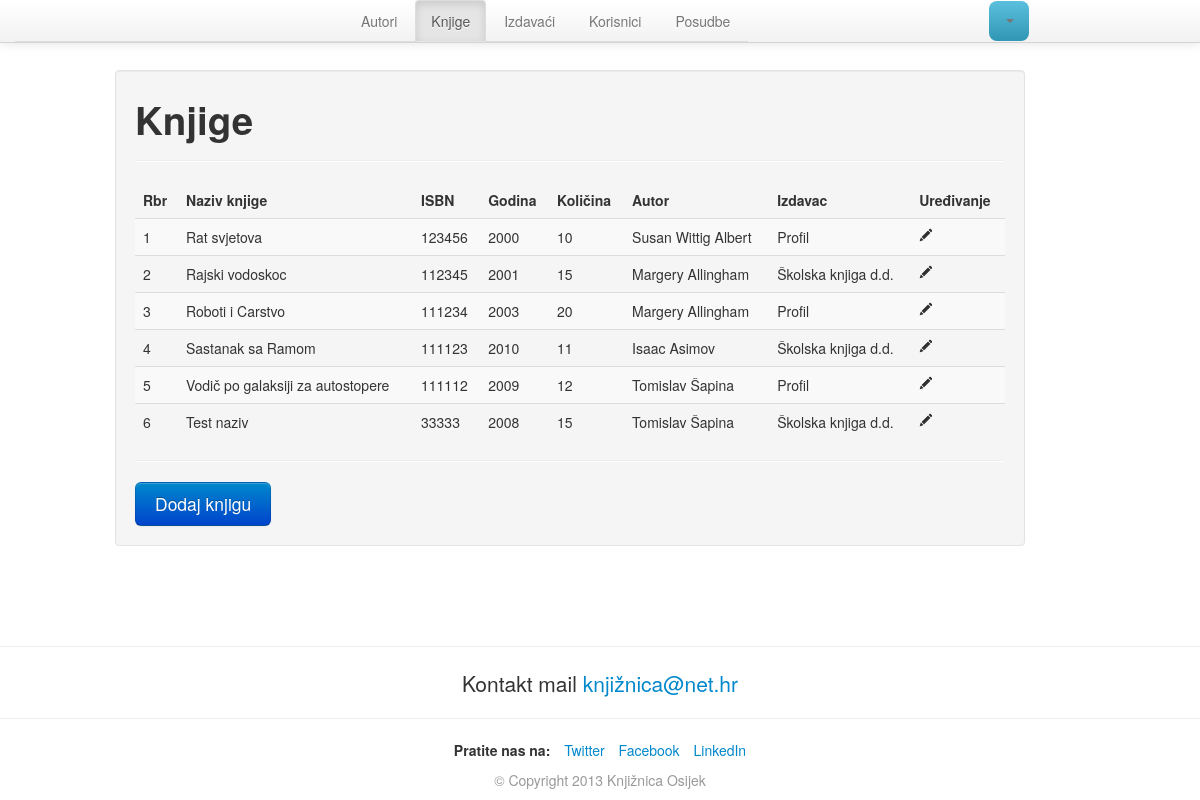
The page /knjige.php (signed in) on the database its author committed.
### tables this page shows
CREATE TABLE IF NOT EXISTS `knjiga` (
  `knjiga_ID` int(11) NOT NULL AUTO_INCREMENT,
  `autor_ID_FK` int(11) NOT NULL,
  `izdavac_ID_FK` int(11) NOT NULL,
  `naziv` varchar(50) NOT NULL,
  `isbn` varchar(15) NOT NULL,
  `godina` varchar(15) NOT NULL,
  `kolicina` int(11) NOT NULL,
  PRIMARY KEY (`knjiga_ID`)
);

CREATE TABLE IF NOT EXISTS `autor` (
  `autor_ID` int(11) NOT NULL AUTO_INCREMENT,
  `ime` varchar(50) NOT NULL,
  `prezime` varchar(50) NOT NULL,
  PRIMARY KEY (`autor_ID`)
);

CREATE TABLE IF NOT EXISTS `izdavac` (
  `izdavac_ID` int(11) NOT NULL AUTO_INCREMENT,
  `naziv` varchar(50) NOT NULL,
  PRIMARY KEY (`izdavac_ID`)
);

### php/init.php (called while the page is built, shortened)
<?php
include 'php/functions/general-functions.php';
$currentPage = basename($_SERVER['REQUEST_URI']);
?>

### php/functions/general-functions.php (called while the page is built, shortened)
<?php
function upit($sql)
{
	$rez = mysql_query($sql);
	$rezultat = array();
	while($item = mysql_fetch_array($rez))
	{
		$rezultat[] = $item;
	}
	return $rezultat;
}
?>

### knjige.php (the view, shortened to what this page needs)
<?php include 'php/includes/header.php';
$sql =
"SELECT *
FROM knjiga
JOIN autor
ON knjiga.autor_ID_FK= autor_ID
JOIN izdavac
ON knjiga.izdavac_ID_FK= izdavac_ID
";
$knjige = upit($sql);
?>
<h1>Knjige</h1>
<hr>
<table class="table table-striped">
<thead>
	<tr>
		<th>Rbr</th>
		<th>Naziv knjige</th>
		<th>ISBN</th>
		<th>Godina</th>
		<th>Količina</th>
		<th>Autor</th>
		<th>Izdavac</th>
		<th>Uređivanje</th>
	</tr>
	</thead>
	<tbody>
	<?php
	$i=1;
	foreach($knjige as $knjiga)
	{
		echo "<tr>";
		echo "<td>".$i++."</td>";
		echo "<td>{$knjiga[3]}</td>";
		echo "<td>{$knjiga['isbn']}</td>";
		echo "<td>{$knjiga['godina']}</td>";
		echo "<td>{$knjiga['kolicina']}</td>";
		echo "<td>{$knjiga['ime']} {$knjiga['prezime']}</td>";
		echo "<td>{$knjiga['naziv']}</td>";
		echo "<td><a href=\"knjiga.php?id={$knjiga['knjiga_ID']}\"><i class=\"icon-pencil\"></i></a></td>";
		echo "</tr>";
	}
	?>
	</tbody>
</table>
<hr>
<a href="" class="btn btn-primary btn-large" data-toggle="modal" data-target="#modal-dodaj-knjigu">Dodaj knjigu</a>
<?php include 'php/includes/footer.php'; ?>

### php/includes/header.php (shortened to what this page needs)
<!DOCTYPE html>
 <html lang="en">
<?php
include 'php/init.php';
?>
<head>
    <link rel="stylesheet" href="css/bootstrap.css" />
    <link rel="stylesheet" href="css/bootstrap-responsive.css" />
    <link rel="stylesheet" href="css/custom.css" />
</head>
<body>
	<div class="navbar navbar-fixed-top">
		 <div class="navbar-inner">
		 	<div class="container">
			    <ul class="nav nav-tabs">
			      <li <?php if($currentPage == 'autori.php') echo "class=\"active offset3\"";?> class="offset3"><a href="autori.php">Autori</a></li>
			      <li <?php if($currentPage == 'knjige.php') echo "class=\"active\"";?>><a href="knjige.php">Knjige</a></li>
			      <li <?php if($currentPage == 'izdavaci.php') echo "class=\"active\"";?>><a href="izdavaci.php">Izdavaći</a></li>
			      <li <?php if($currentPage == 'korisnici.php') echo "class=\"active\"";?>><a href="korisnici.php">Korisnici</a></li>
			      <li <?php if($currentPage == 'posudbe.php') echo "class=\"active\"";?>><a href="posudbe.php">Posudbe</a></li>
			    </ul>
			    <ul class="nav navbar-nav navbar-right">
				<li id="upis" class="dropdown offset2">
					<a href="#" class="dropdown-toggle btn-info" style="border-radius: 8px; margin: 1px; color: white;" data-toggle="dropdown"><?php echo $_SESSION['ime']; ?><b class="caret"></b></a>
				</li>
			 </div>
		  </div>
	</div>
 	<div class="container">
	  <div class="row">
	  	<div class="span9 well offset1">

### php/includes/footer.php (shortened to what this page needs)
	</div>
	  </div>
	</div>
	<div class="navbar-fixed-bottom">
		<hr>
        <p class="lead text-center">Kontakt mail <a href="">knjižnica@net.hr</a></p>
        <hr>
        <ul class="inline text-center">
            <li><strong>Pratite nas na:</strong></li>
            <li><a href="">Twitter</a></li>
            <li><a href="">Facebook</a></li>
            <li><a href="">LinkedIn</a></li>
        </ul>
        <p class="text-center muted">&copy; Copyright 2013 Knjižnica Osijek</p>
    </div>
</body>
</html>

### css/custom.css (style rules this page uses)
body { padding-top: 5em; }

### rows shown on the page
knjiga: naziv "Rat svjetova", isbn "123456", godina "2000", kolicina "10", autor.ime "Susan", autor.prezime "Wittig Albert", izdavac.naziv "Profil"
knjiga: naziv "Rajski vodoskoc", isbn "112345", godina "2001", kolicina "15", autor.ime "Margery", autor.prezime "Allingham", izdavac.naziv "Školska knjiga d.d."
knjiga: naziv "Roboti i Carstvo", isbn "111234", godina "2003", kolicina "20", autor.ime "Margery", autor.prezime "Allingham", izdavac.naziv "Profil"
knjiga: naziv "Sastanak sa Ramom", isbn "111123", godina "2010", kolicina "11", autor.ime "Isaac", autor.prezime "Asimov", izdavac.naziv "Školska knjiga d.d."
knjiga: naziv "Vodič po galaksiji za autostopere", isbn "111112", godina "2009", kolicina "12", autor.ime "Tomislav", autor.prezime "Šapina", izdavac.naziv "Profil"
knjiga: naziv "Test naziv", isbn "33333", godina "2008", kolicina "15", autor.ime "Tomislav", autor.prezime "Šapina", izdavac.naziv "Školska knjiga d.d."
